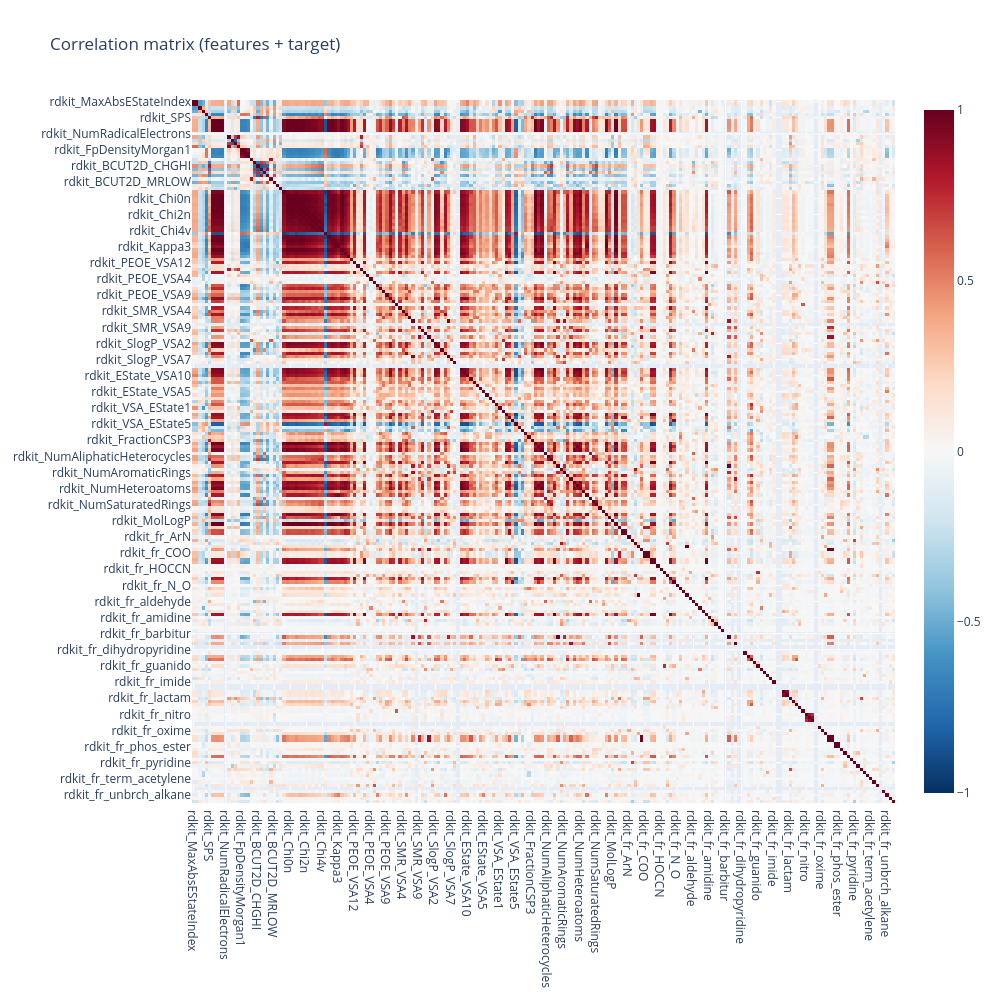

Notebook code for this chart:
### Markdown cell above
poor pca components, non linear dependensies
in tsne top left cluster seem to have a higher target values on average

### Code cell
corr = train[feature_cols + [target]].corr()

fig = px.imshow(corr, color_continuous_scale="RdBu_r", zmin=-1, zmax=1,
                title="Correlation matrix (features + target)")
fig.update_layout(height=1000, width=1000)
fig.show()

### Figure 1 — Plotly figure (JSON) as saved in the notebook; plotly's stock layout.template omitted (floating-point values rounded to 4 significant figures; data arrays with more than 128 entries replaced by an {"elided": "..."} marker saying what was removed)
{"data": [{"coloraxis": "coloraxis", "hovertemplate": "x: %{x}<br>y: %{y}<br>color: %{z}<extra></extra>", "name": "0", "type": "heatmap", "x": {"elided": "218 str values"}, "xaxis": "x", "y": {"elided": "218 str values"}, "yaxis": "y", "z": {"elided": "218x218 float values"}}], "layout": {"coloraxis": {"autocolorscale": false, "cmax": 1, "cmin": -1, "colorscale": [[0, "rgb(5,48,97)"], [0.1, "rgb(33,102,172)"], [0.2, "rgb(67,147,195)"], [0.3, "rgb(146,197,222)"], [0.4, "rgb(209,229,240)"], [0.5, "rgb(247,247,247)"], [0.6, "rgb(253,219,199)"], [0.7, "rgb(244,165,130)"], [0.8, "rgb(214,96,77)"], [0.9, "rgb(178,24,43)"], [1, "rgb(103,0,31)"]]}, "height": 1000, "title": {"text": "Correlation matrix (features + target)"}, "width": 1000, "xaxis": {"anchor": "y", "constrain": "domain", "domain": [0, 1], "scaleanchor": "y"}, "yaxis": {"anchor": "x", "autorange": "reversed", "constrain": "domain", "domain": [0, 1]}}}
